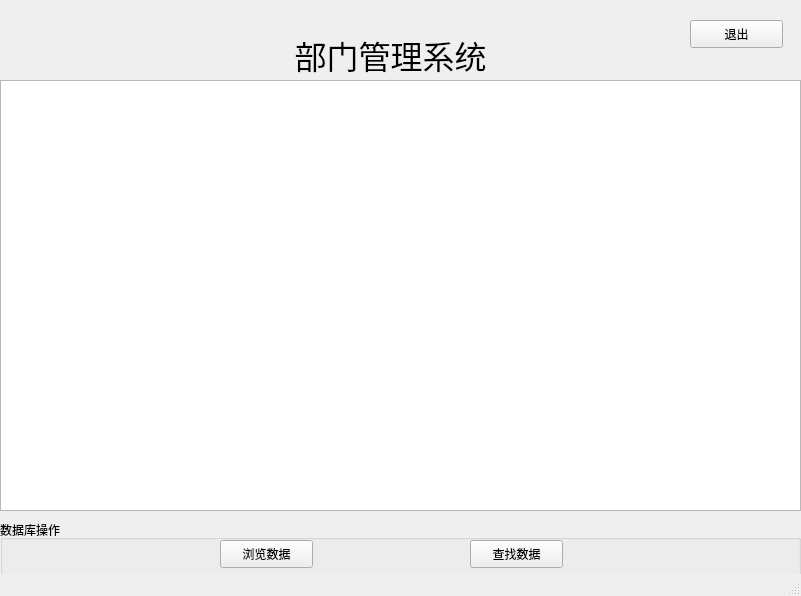
<?xml version="1.0" encoding="UTF-8"?>
<ui version="4.0">
 <class>MainWindow</class>
 <widget class="QMainWindow" name="MainWindow">
  <property name="geometry">
   <rect>
    <x>0</x>
    <y>0</y>
    <width>801</width>
    <height>596</height>
   </rect>
  </property>
  <property name="windowTitle">
   <string>部门管理系统</string>
  </property>
  <widget class="QWidget" name="centralwidget">
   <widget class="QGroupBox" name="groupBox">
    <property name="geometry">
     <rect>
      <x>0</x>
      <y>520</y>
      <width>801</width>
      <height>81</height>
     </rect>
    </property>
    <property name="title">
     <string>数据库操作</string>
    </property>
    <widget class="QPushButton" name="pushButton">
     <property name="geometry">
      <rect>
       <x>220</x>
       <y>20</y>
       <width>93</width>
       <height>28</height>
      </rect>
     </property>
     <property name="text">
      <string>浏览数据</string>
     </property>
    </widget>
    <widget class="QPushButton" name="pushButton_2">
     <property name="geometry">
      <rect>
       <x>470</x>
       <y>20</y>
       <width>93</width>
       <height>28</height>
      </rect>
     </property>
     <property name="text">
      <string>查找数据</string>
     </property>
    </widget>
   </widget>
   <widget class="QLabel" name="label">
    <property name="geometry">
     <rect>
      <x>260</x>
      <y>-20</y>
      <width>261</width>
      <height>151</height>
     </rect>
    </property>
    <property name="font">
     <font>
      <family>宋体</family>
      <pointsize>24</pointsize>
     </font>
    </property>
    <property name="text">
     <string>&lt;html&gt;&lt;head/&gt;&lt;body&gt;&lt;p align=&quot;center&quot;&gt;部门管理系统&lt;/p&gt;&lt;/body&gt;&lt;/html&gt;</string>
    </property>
   </widget>
   <widget class="QTextBrowser" name="textBrowser">
    <property name="geometry">
     <rect>
      <x>0</x>
      <y>80</y>
      <width>801</width>
      <height>431</height>
     </rect>
    </property>
   </widget>
   <widget class="QPushButton" name="pushButton_5">
    <property name="geometry">
     <rect>
      <x>690</x>
      <y>20</y>
      <width>93</width>
      <height>28</height>
     </rect>
    </property>
    <property name="text">
     <string>退出</string>
    </property>
   </widget>
  </widget>
  <widget class="QStatusBar" name="statusbar"/>
 </widget>
 <resources/>
 <connections/>
</ui>
